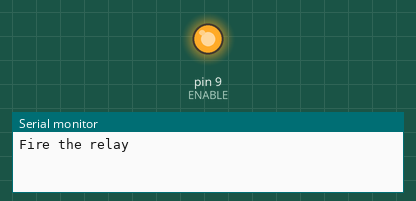
This sketch was run on a simulated Arduino Uno, built with avr-gcc and run on an emulated ATmega328P. On the bench: output pins drawn as LEDs (lit = HIGH), the last lines printed to the serial monitor.

Above: at 2.5 s.
At 7.5 s:
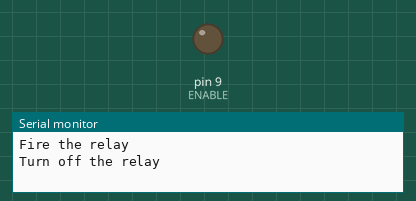
Timing chart, 0 to 13.0 s (numbered marks = the images above):
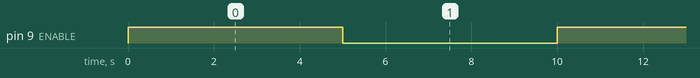

The sketch:

Relay.ino
```cpp
// This code's purpose is to fire a relay using a 5VDC source to control a 24VAC output (thermostat)
// This code is using a SRD-05VDC-SL-C relay

#define ENABLE 9

void setup() {
  pinMode(ENABLE, OUTPUT);
  Serial.begin(9600);

}

void loop() {
  Serial.println("Fire the relay");
  digitalWrite(ENABLE, HIGH);  // enables the relay
  delay(5000); // wait 5 seconds
  Serial.println("Turn off the relay");
  digitalWrite(ENABLE, LOW); // disables the relay
  delay(5000); // wait 5 seconds

}
```

Measured:
- by itself, pin 9 (ENABLE): alternates HIGH for 5.0 s and LOW for 5.0 s
